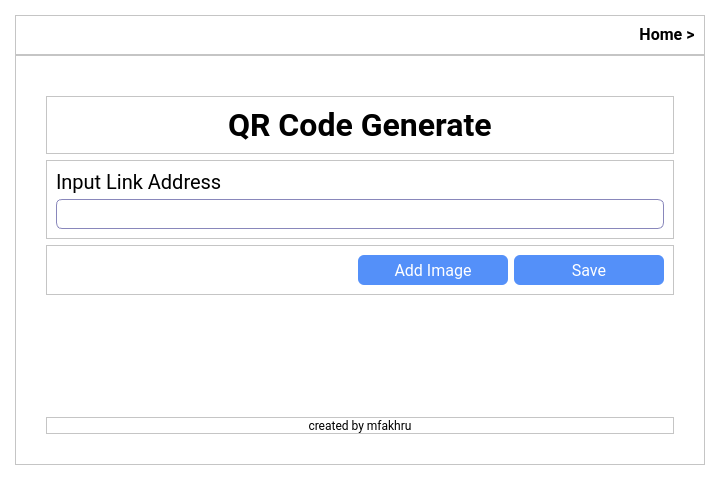
<?xml version="1.0" encoding="UTF-8"?>
<ui version="4.0">
 <class>QRGenerate</class>
 <widget class="QMainWindow" name="QRGenerate">
  <property name="geometry">
   <rect>
    <x>0</x>
    <y>0</y>
    <width>720</width>
    <height>480</height>
   </rect>
  </property>
  <property name="windowTitle">
   <string>MainWindow</string>
  </property>
  <widget class="QWidget" name="centralwidget">
   <property name="styleSheet">
    <string notr="true">QWidget{
	background-color: rgb(255,255,255);
}

QLineEdit{
	border-radius: 6px;
	padding-left: 4px;
	padding-right: 4px;
	border: 1px solid rgb(137,135,187);
	background-color: rgb(255,255,255);
}

QPushButton{
	background-color: rgb(84,144,249);
	border-radius: 6px;
	color: rgb(255,255,255);
	border: none;
}

QPushButton:hover {
	color: rgb(20,146,230);
	background-color: rgb(255,255,255);
	border: 1px solid rgb(84,144,249);
}</string>
   </property>
   <layout class="QVBoxLayout" name="verticalLayout">
    <property name="spacing">
     <number>0</number>
    </property>
    <property name="leftMargin">
     <number>15</number>
    </property>
    <property name="topMargin">
     <number>15</number>
    </property>
    <property name="rightMargin">
     <number>15</number>
    </property>
    <property name="bottomMargin">
     <number>15</number>
    </property>
    <item>
     <widget class="QFrame" name="frame_5">
      <property name="frameShape">
       <enum>QFrame::StyledPanel</enum>
      </property>
      <property name="frameShadow">
       <enum>QFrame::Raised</enum>
      </property>
      <layout class="QHBoxLayout" name="horizontalLayout_4">
       <item>
        <spacer name="horizontalSpacer_5">
         <property name="orientation">
          <enum>Qt::Horizontal</enum>
         </property>
         <property name="sizeHint" stdset="0">
          <size>
           <width>40</width>
           <height>20</height>
          </size>
         </property>
        </spacer>
       </item>
       <item>
        <widget class="QPushButton" name="homeBtn">
         <property name="font">
          <font>
           <family>Roboto</family>
           <pointsize>12</pointsize>
           <weight>75</weight>
           <bold>true</bold>
          </font>
         </property>
         <property name="styleSheet">
          <string notr="true">background-color:white;
border: none;
color: black;</string>
         </property>
         <property name="text">
          <string>Home &gt;</string>
         </property>
        </widget>
       </item>
      </layout>
     </widget>
    </item>
    <item>
     <widget class="QFrame" name="frame_6">
      <property name="minimumSize">
       <size>
        <width>0</width>
        <height>0</height>
       </size>
      </property>
      <property name="frameShape">
       <enum>QFrame::StyledPanel</enum>
      </property>
      <property name="frameShadow">
       <enum>QFrame::Raised</enum>
      </property>
      <layout class="QVBoxLayout" name="verticalLayout_3">
       <property name="leftMargin">
        <number>30</number>
       </property>
       <property name="topMargin">
        <number>0</number>
       </property>
       <property name="rightMargin">
        <number>30</number>
       </property>
       <property name="bottomMargin">
        <number>30</number>
       </property>
       <item>
        <spacer name="verticalSpacer_2">
         <property name="orientation">
          <enum>Qt::Vertical</enum>
         </property>
         <property name="sizeType">
          <enum>QSizePolicy::Minimum</enum>
         </property>
         <property name="sizeHint" stdset="0">
          <size>
           <width>20</width>
           <height>40</height>
          </size>
         </property>
        </spacer>
       </item>
       <item>
        <widget class="QFrame" name="frame_3">
         <property name="frameShape">
          <enum>QFrame::StyledPanel</enum>
         </property>
         <property name="frameShadow">
          <enum>QFrame::Raised</enum>
         </property>
         <layout class="QHBoxLayout" name="horizontalLayout_2">
          <property name="leftMargin">
           <number>8</number>
          </property>
          <item>
           <spacer name="horizontalSpacer_3">
            <property name="orientation">
             <enum>Qt::Horizontal</enum>
            </property>
            <property name="sizeHint" stdset="0">
             <size>
              <width>40</width>
              <height>20</height>
             </size>
            </property>
           </spacer>
          </item>
          <item>
           <widget class="QLabel" name="label">
            <property name="sizePolicy">
             <sizepolicy hsizetype="Preferred" vsizetype="Fixed">
              <horstretch>0</horstretch>
              <verstretch>0</verstretch>
             </sizepolicy>
            </property>
            <property name="font">
             <font>
              <family>Roboto</family>
              <pointsize>24</pointsize>
              <weight>75</weight>
              <bold>true</bold>
             </font>
            </property>
            <property name="text">
             <string>QR Code Generate</string>
            </property>
           </widget>
          </item>
          <item>
           <spacer name="horizontalSpacer_2">
            <property name="orientation">
             <enum>Qt::Horizontal</enum>
            </property>
            <property name="sizeHint" stdset="0">
             <size>
              <width>40</width>
              <height>20</height>
             </size>
            </property>
           </spacer>
          </item>
         </layout>
        </widget>
       </item>
       <item>
        <widget class="QFrame" name="frame_2">
         <property name="sizePolicy">
          <sizepolicy hsizetype="Preferred" vsizetype="Fixed">
           <horstretch>0</horstretch>
           <verstretch>0</verstretch>
          </sizepolicy>
         </property>
         <property name="frameShape">
          <enum>QFrame::StyledPanel</enum>
         </property>
         <property name="frameShadow">
          <enum>QFrame::Raised</enum>
         </property>
         <layout class="QVBoxLayout" name="verticalLayout_2">
          <property name="spacing">
           <number>5</number>
          </property>
          <item>
           <widget class="QLabel" name="label_2">
            <property name="sizePolicy">
             <sizepolicy hsizetype="Preferred" vsizetype="Fixed">
              <horstretch>0</horstretch>
              <verstretch>0</verstretch>
             </sizepolicy>
            </property>
            <property name="font">
             <font>
              <family>Roboto</family>
              <pointsize>15</pointsize>
             </font>
            </property>
            <property name="text">
             <string>Input Link Address</string>
            </property>
           </widget>
          </item>
          <item>
           <widget class="QLineEdit" name="lineEditAddress">
            <property name="sizePolicy">
             <sizepolicy hsizetype="Expanding" vsizetype="Fixed">
              <horstretch>0</horstretch>
              <verstretch>0</verstretch>
             </sizepolicy>
            </property>
            <property name="minimumSize">
             <size>
              <width>0</width>
              <height>30</height>
             </size>
            </property>
            <property name="font">
             <font>
              <family>Roboto</family>
              <pointsize>12</pointsize>
             </font>
            </property>
           </widget>
          </item>
         </layout>
        </widget>
       </item>
       <item>
        <widget class="QFrame" name="frame">
         <property name="sizePolicy">
          <sizepolicy hsizetype="Preferred" vsizetype="Fixed">
           <horstretch>0</horstretch>
           <verstretch>0</verstretch>
          </sizepolicy>
         </property>
         <property name="frameShape">
          <enum>QFrame::StyledPanel</enum>
         </property>
         <property name="frameShadow">
          <enum>QFrame::Raised</enum>
         </property>
         <layout class="QHBoxLayout" name="horizontalLayout">
          <item>
           <spacer name="horizontalSpacer">
            <property name="orientation">
             <enum>Qt::Horizontal</enum>
            </property>
            <property name="sizeHint" stdset="0">
             <size>
              <width>40</width>
              <height>20</height>
             </size>
            </property>
           </spacer>
          </item>
          <item>
           <widget class="QPushButton" name="openBtn">
            <property name="sizePolicy">
             <sizepolicy hsizetype="Fixed" vsizetype="Fixed">
              <horstretch>0</horstretch>
              <verstretch>0</verstretch>
             </sizepolicy>
            </property>
            <property name="minimumSize">
             <size>
              <width>150</width>
              <height>30</height>
             </size>
            </property>
            <property name="font">
             <font>
              <family>Roboto</family>
              <pointsize>12</pointsize>
             </font>
            </property>
            <property name="text">
             <string>Add Image</string>
            </property>
           </widget>
          </item>
          <item>
           <widget class="QPushButton" name="doneBtn">
            <property name="sizePolicy">
             <sizepolicy hsizetype="Fixed" vsizetype="Fixed">
              <horstretch>0</horstretch>
              <verstretch>0</verstretch>
             </sizepolicy>
            </property>
            <property name="minimumSize">
             <size>
              <width>150</width>
              <height>30</height>
             </size>
            </property>
            <property name="font">
             <font>
              <family>Roboto</family>
              <pointsize>12</pointsize>
             </font>
            </property>
            <property name="text">
             <string>Save</string>
            </property>
           </widget>
          </item>
         </layout>
        </widget>
       </item>
       <item>
        <spacer name="verticalSpacer">
         <property name="orientation">
          <enum>Qt::Vertical</enum>
         </property>
         <property name="sizeHint" stdset="0">
          <size>
           <width>20</width>
           <height>40</height>
          </size>
         </property>
        </spacer>
       </item>
       <item>
        <widget class="QFrame" name="frame_4">
         <property name="frameShape">
          <enum>QFrame::StyledPanel</enum>
         </property>
         <property name="frameShadow">
          <enum>QFrame::Raised</enum>
         </property>
         <layout class="QHBoxLayout" name="horizontalLayout_3">
          <property name="topMargin">
           <number>0</number>
          </property>
          <property name="bottomMargin">
           <number>0</number>
          </property>
          <item>
           <widget class="QPushButton" name="mfakhru">
            <property name="font">
             <font>
              <family>Roboto</family>
             </font>
            </property>
            <property name="styleSheet">
             <string notr="true">background-color:white;
border: none;
color: black;</string>
            </property>
            <property name="text">
             <string>created by mfakhru</string>
            </property>
           </widget>
          </item>
         </layout>
        </widget>
       </item>
      </layout>
     </widget>
    </item>
   </layout>
  </widget>
 </widget>
 <resources>
  <include location="../icon/icon.qrc"/>
 </resources>
 <connections/>
</ui>
